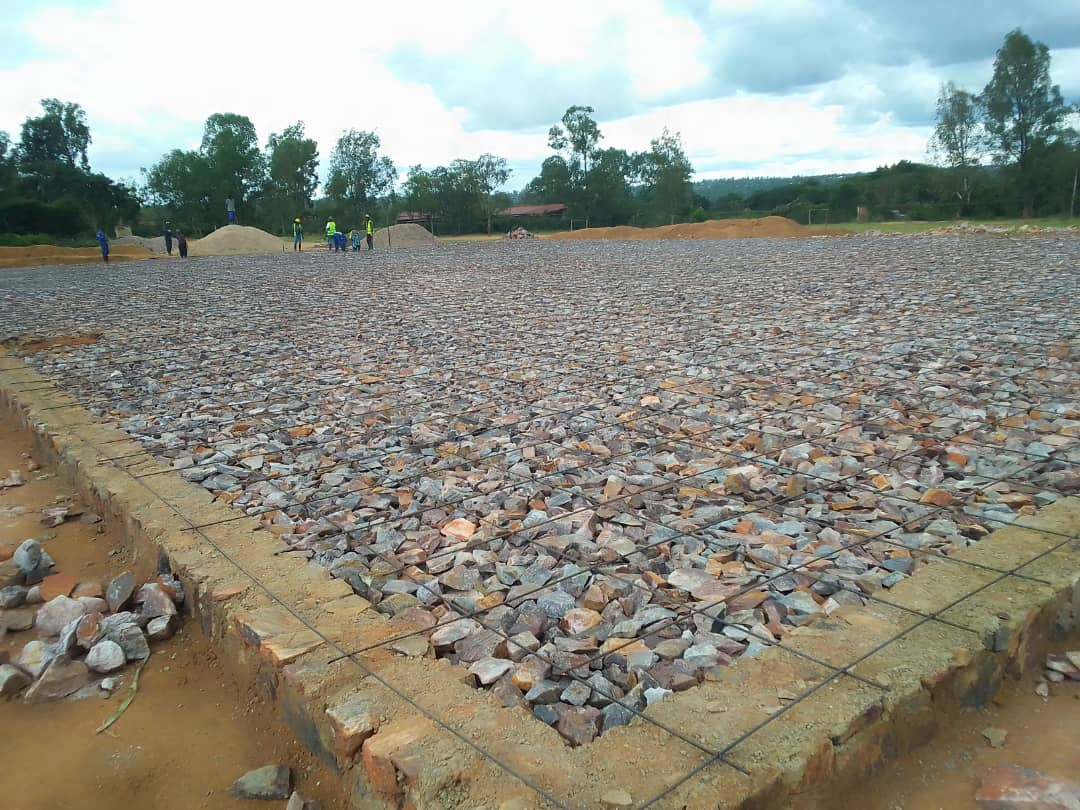
#> input picture ai_service/data/images/34.jpeg, 1080 x 810 px
$ python -i preprocessing.py   (imports and definitions only)
#> lines starting #> are read from the running program, lines starting #| are printed output that depends on the picture
"""Image preprocessing pipeline used by both inference and training.

Pipeline:
  1. Decode bytes (BGR via OpenCV).
  2. Convert to RGB.
  3. Resize to (input_size, input_size) preserving aspect ratio with letterbox.
  4. Light Gaussian blur to suppress sensor noise.
  5. Optional sharpening for low-light/blurry images.
  6. Normalize to [0, 1] floats.
"""
from __future__ import annotations
import cv2
import numpy as np
from io import BytesIO


def decode_image(data: bytes) -> np.ndarray:
    arr = np.frombuffer(data, dtype=np.uint8)
    img = cv2.imdecode(arr, cv2.IMREAD_COLOR)
    if img is None:
        raise ValueError("Could not decode image bytes")
    return img


def letterbox(img: np.ndarray, size: int) -> np.ndarray:
    h, w = img.shape[:2]
    scale = min(size / w, size / h)
    nw, nh = int(w * scale), int(h * scale)
    resized = cv2.resize(img, (nw, nh), interpolation=cv2.INTER_AREA)
    canvas = np.zeros((size, size, 3), dtype=np.uint8)
    top = (size - nh) // 2
    left = (size - nw) // 2
    canvas[top:top + nh, left:left + nw] = resized
    return canvas


def is_low_light(img_rgb: np.ndarray, threshold: float = 60.0) -> bool:
    return float(img_rgb.mean()) < threshold


def sharpen(img: np.ndarray) -> np.ndarray:
    kernel = np.array([[0, -1, 0], [-1, 5, -1], [0, -1, 0]], dtype=np.float32)
    return cv2.filter2D(img, -1, kernel)


def preprocess(data: bytes, input_size: int = 224) -> np.ndarray:
    """Return a (1, input_size, input_size, 3) float32 tensor in [0, 1]."""
    bgr = decode_image(data)
    rgb = cv2.cvtColor(bgr, cv2.COLOR_BGR2RGB)
    rgb = letterbox(rgb, input_size)
    rgb = cv2.GaussianBlur(rgb, (3, 3), sigmaX=0.5)
    if is_low_light(rgb):
        rgb = sharpen(rgb)
    arr = rgb.astype(np.float32) / 255.0
    return np.expand_dims(arr, axis=0)

>>> import cv2
>>> picture = cv2.imread('../data/images/34.jpeg', cv2.IMREAD_GRAYSCALE)
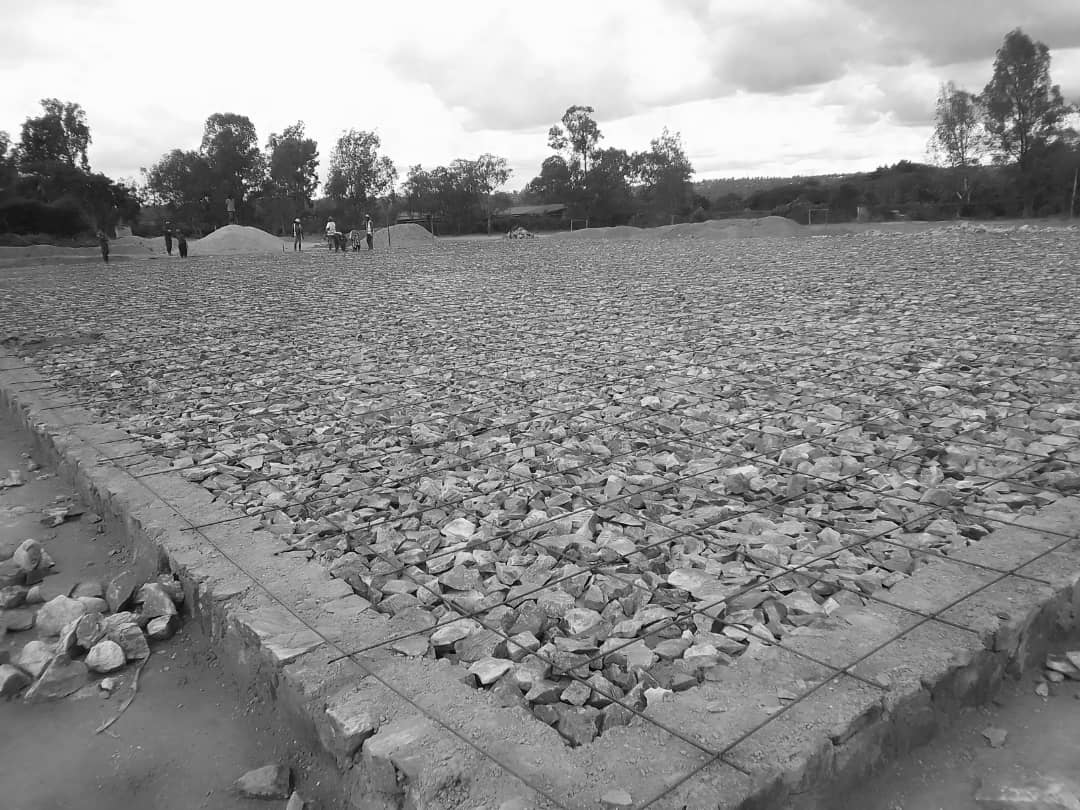
#> picture: shape (810, 1080); min 0, max 255, mean 141
>>> result = preprocess(picture)
#> (the run stopped early here; a loop or call above may not have finished)

$ run again, on ai_service/data/images/WhatsApp Image 2026-04-06 a11.58.27.jpeg
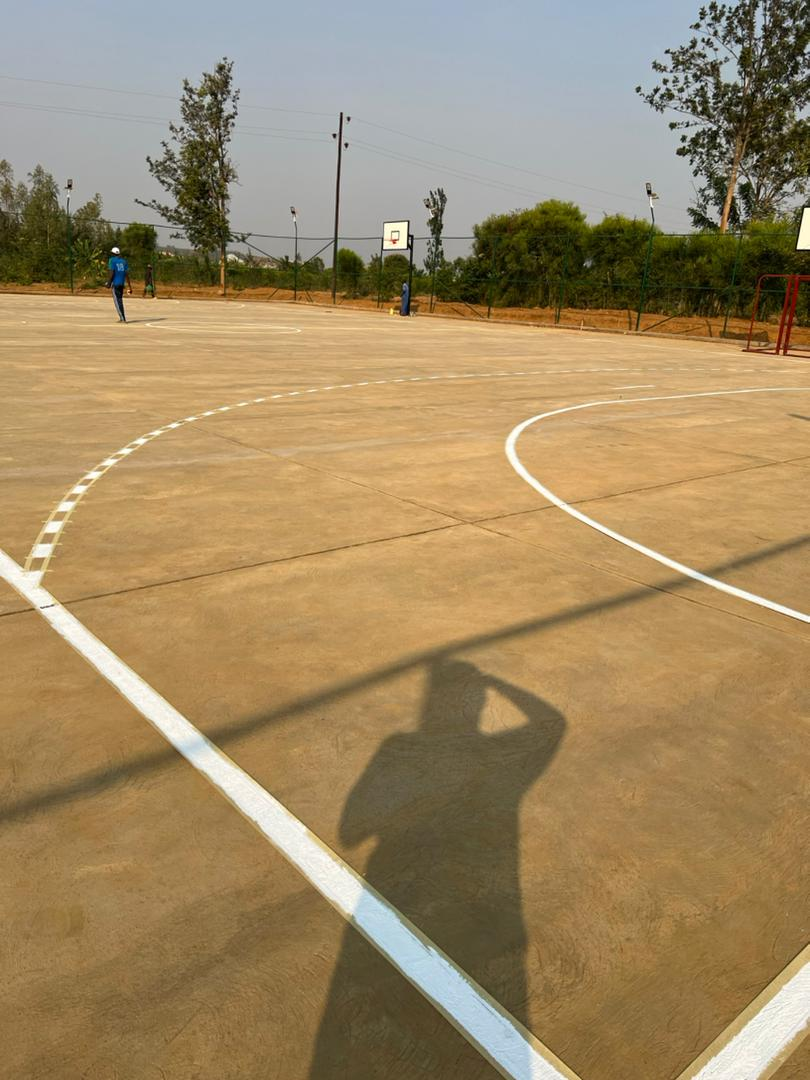
#> input picture ai_service/data/images/WhatsApp Image 2026-04-06 a11.58.27.jpeg, 810 x 1080 px
#> `picture = cv2.imread('../data/images/34.jpeg', cv2.IMREAD_GRAYSCALE)`:
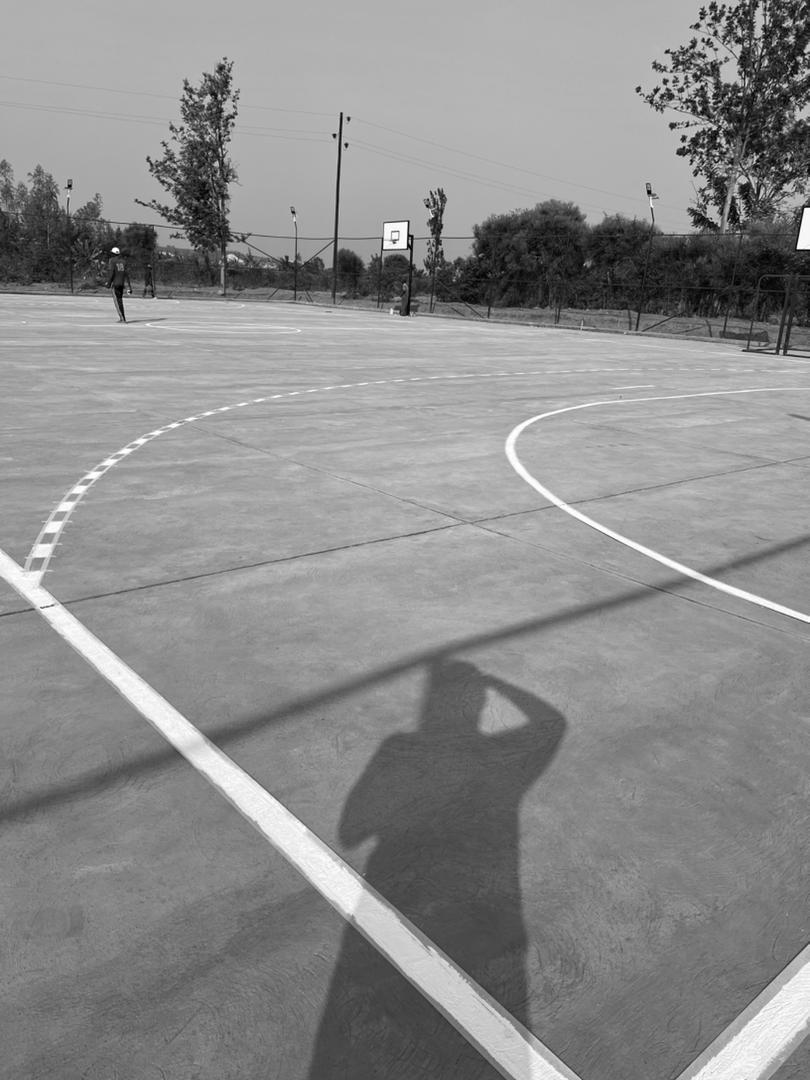
#> picture: shape (1080, 810); min 0, max 255, mean 139.7

$ run again, on ai_service/data/images/WhatsApp Image 2026-04-06 at 1.58.08.jpeg
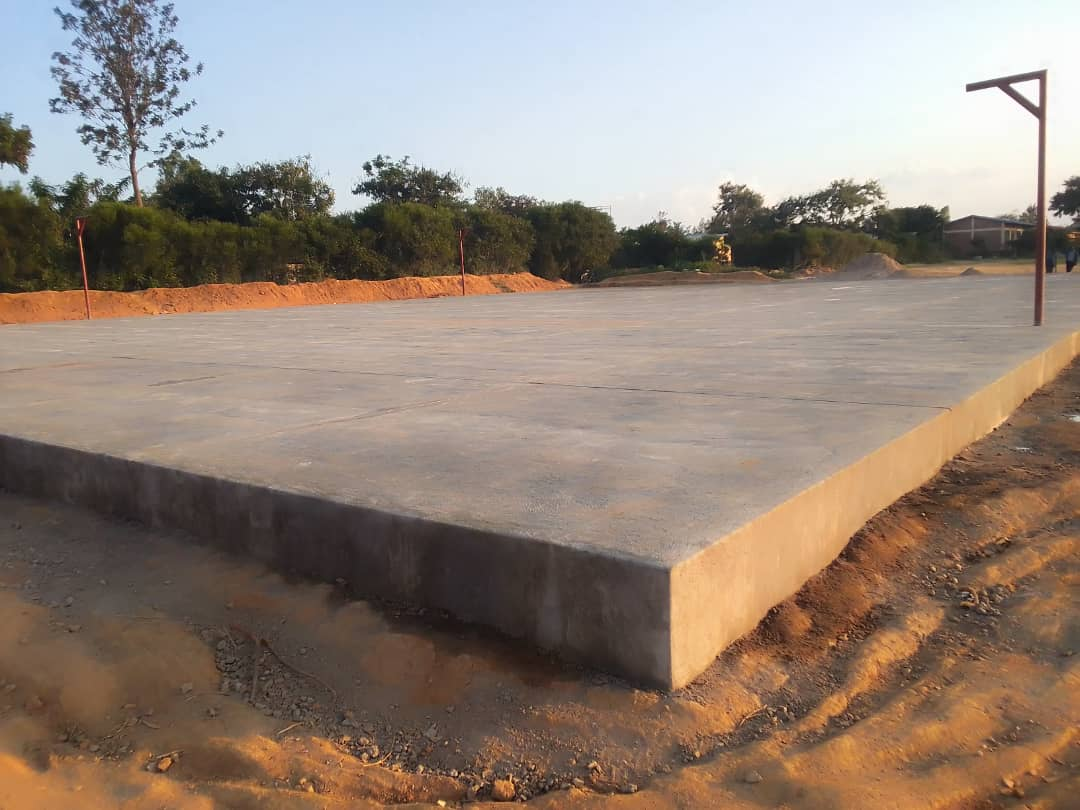
#> input picture ai_service/data/images/WhatsApp Image 2026-04-06 at 1.58.08.jpeg, 1080 x 810 px
#> `picture = cv2.imread('../data/images/34.jpeg', cv2.IMREAD_GRAYSCALE)`:
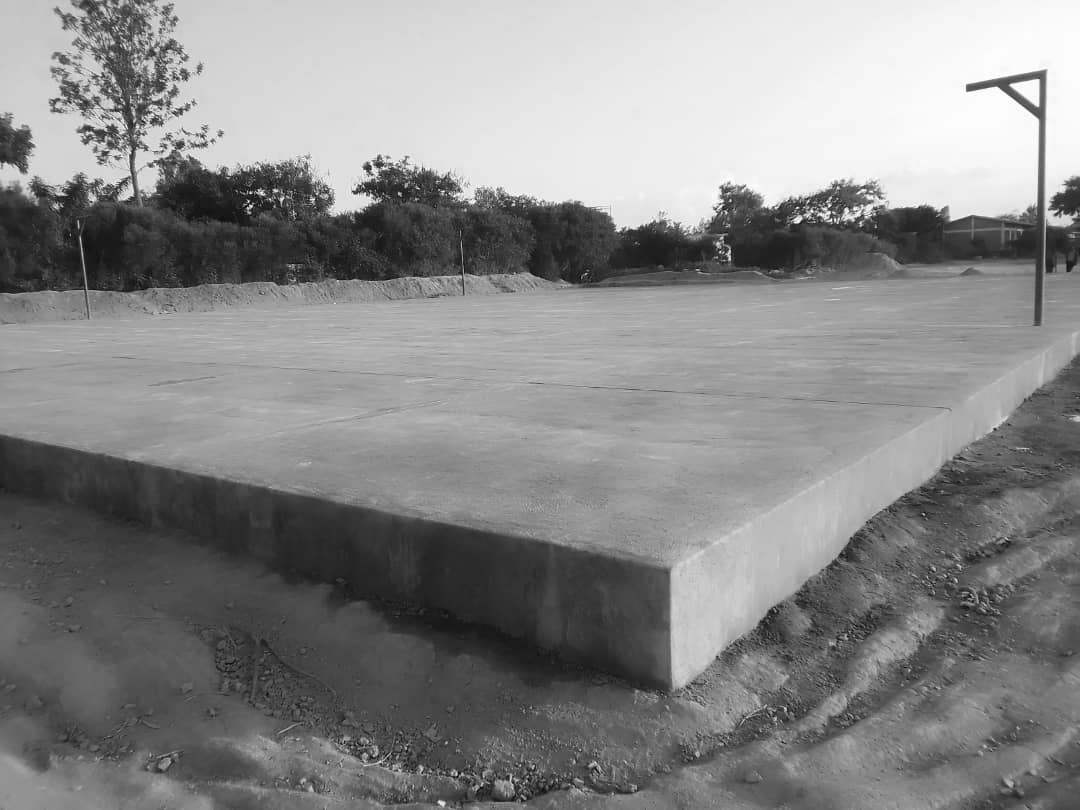
#> picture: shape (810, 1080); min 0, max 255, mean 135.9
